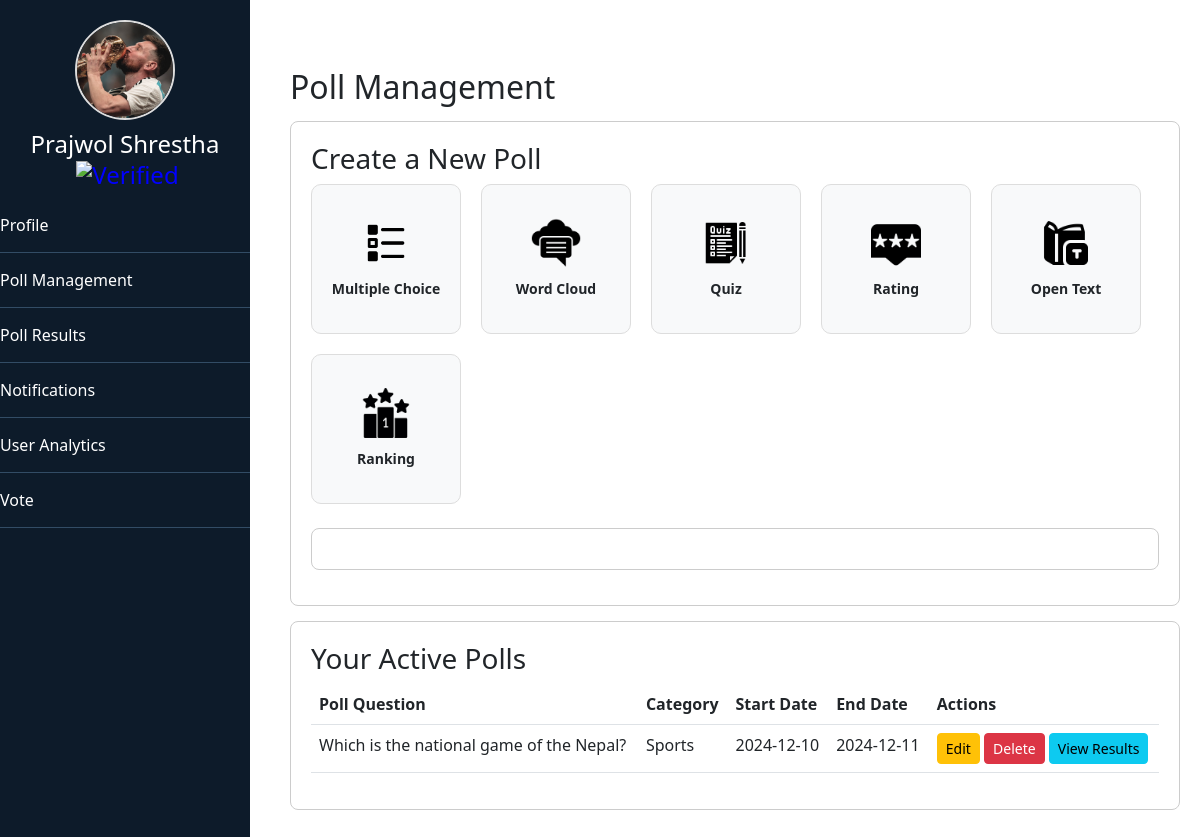
Screenshot of /poll_management.php (signed in) with the database file from the repository.
### tables this page shows
CREATE TABLE `prayojan` (
  `id` int(11) NOT NULL,
  `name` varchar(255) NOT NULL,
  `phone` int(11) NOT NULL,
  `email` varchar(255) NOT NULL,
  `password` varchar(50) NOT NULL,
  `country` varchar(255) NOT NULL,
  `address` varchar(255) NOT NULL,
  `verified` tinyint(1) DEFAULT 0,
  `profile_pic` varchar(255) DEFAULT 'uploads/default_profile.png',
  `last_active` datetime DEFAULT NULL
);

CREATE TABLE `polls` (
  `id` int(11) NOT NULL,
  `question` varchar(255) NOT NULL,
  `created_at` timestamp NOT NULL DEFAULT current_timestamp(),
  `category` varchar(255) DEFAULT NULL,
  `poll_type` varchar(50) DEFAULT NULL,
  `start_date` date DEFAULT NULL,
  `end_date` date DEFAULT NULL,
  `user_id` int(11) NOT NULL,
  `unique_link` varchar(255) DEFAULT NULL,
  `created_by` int(11) NOT NULL
);

### poll_management.php (the view, shortened to what this page needs)
<?php
include 'connection.php';
$email = $_SESSION['email'];
$sql = "SELECT * FROM prayojan WHERE email='$email'";
$result = $conn->query($sql);
$user = $result->fetch_assoc();
$user_id = $user['id'];
$verified = $user['verified'];
$pollsSql = "SELECT * FROM polls WHERE user_id='$user_id' AND end_date >= CURDATE()";
$pollsResult = $conn->query($pollsSql);
?>
<!DOCTYPE html>
<html lang="en">
<head>
    <link href="https://cdn.jsdelivr.net/npm/bootstrap@5.3.0/dist/css/bootstrap.min.css" rel="stylesheet">
</head>
<body>
    <?php include 'sidebar.php'; ?>
    <div class="content">
        <h2 class="mt-5">Poll Management</h2>
        <?php if ($verified == 1): ?>
            <div class="section">
                <h3>Create a New Poll</h3>
                <div class="poll-types">
                    <div class="poll-type" onclick="scrollToSection('mcq')">
                        <img src="icons/mcq.png" alt="Multiple Choice">
                        <span>Multiple Choice</span>
                    </div>
                    <div class="poll-type" onclick="scrollToSection('word_cloud')">
                        <img src="icons/wordcloud.png" alt="Word Cloud">
                        <span>Word Cloud</span>
                    </div>
                    <div class="poll-type" onclick="scrollToSection('quiz')">
                        <img src="icons/quiz.png" alt="Quiz">
                        <span>Quiz</span>
                    </div>
                    <div class="poll-type" onclick="scrollToSection('rating')">
                        <img src="icons/rating.png" alt="Rating">
                        <span>Rating</span>
                    </div>
                    <div class="poll-type" onclick="scrollToSection('open_text')">
                        <img src="icons/opentext.png" alt="Open Text">
                        <span>Open Text</span>
                    </div>
                    <div class="poll-type" onclick="scrollToSection('ranking')">
                        <img src="icons/rank.png" alt="Ranking">
                        <span>Ranking</span>
                    </div>
                </div>
                <div id="poll-template" class="section mt-4"></div>
            </div>
        <?php endif; ?>
       <div class="section">
            <h3>Your Active Polls</h3>
            <?php if ($pollsResult && $pollsResult->num_rows > 0): ?>
                <table class="table">
                    <thead>
                        <tr>
                            <th>Poll Question</th>
                            <th>Category</th>
                            <th>Start Date</th>
                            <th>End Date</th>
                            <th>Actions</th>
                        </tr>
                    </thead>
                    <tbody>
                        <?php while ($poll = $pollsResult->fetch_assoc()): ?>
                            <tr>
                                <td><?php echo htmlspecialchars($poll['question']); ?></td>
                                <td><?php echo htmlspecialchars($poll['category']); ?></td>
                                <td><?php echo htmlspecialchars($poll['start_date']); ?></td>
                                <td><?php echo htmlspecialchars($poll['end_date']); ?></td>
                                <td>
                                    <a href="edit_poll.php?id=<?php echo $poll['id']; ?>" class="btn btn-warning btn-sm">Edit</a>
                                    <a href="delete_poll.php?id=<?php echo $poll['id']; ?>" class="btn btn-danger btn-sm">Delete</a>
                                    <a href="view_poll_results.php?id=<?php echo $poll['id']; ?>" class="btn btn-info btn-sm">View Results</a>
                                </td>
                            </tr>
                        <?php endwhile; ?>
                    </tbody>
                </table>
            <?php else: ?>
                <p>You haven't created any active polls yet.</p>
            <?php endif; ?>
        </div>
    </div>
</body>
</html>

### sidebar.php (shortened to what this page needs)
<?php
$email = $_SESSION['email'] ?? '';
$sql = "SELECT * FROM prayojan WHERE email='$email'";
$result = $conn->query($sql);
$user = $result->fetch_assoc();
$profile_pic = $user['profile_pic'] ?? 'uploads/default_profile.png';
?>
<div class="sidebar">
    <div class="text-center">
        <img src="<?php echo htmlspecialchars($profile_pic); ?>" alt="Profile Picture" class="profile-pic">
        <h4>
            <?php echo htmlspecialchars($user['name'] ?? 'Guest'); ?>
            <?php if (!empty($user['verified'])): ?>
                <span class="verified"><img src="verified.png" alt="Verified" class="verifyimg"></span>
            <?php endif; ?>
        </h4>
    </div>
    <div class="menu">
        <a href="index.php" class="menu-item menu-item-active">Profile</a>
        <a href="poll_management.php" class="menu-item">Poll Management</a>
        <a href="poll_results.php" class="menu-item">Poll Results</a>
        <a href="usernotification.php" class="menu-item">Notifications</a>
        <a href="user_analytics.php" class="menu-item">User Analytics</a>
        <a href="vote.php" class="menu-item">Vote</a>
    </div>
</div>

### poll_management.php (style rules this page uses)
.content { margin-left: 270px; padding: 20px; }
.section { padding: 20px; border: 1px solid #ccc; border-radius: 8px; margin: 15px 0; background-color: white; }
.poll-types { display: flex; flex-wrap: wrap; gap: 20px; }
.poll-type { width: 150px; height: 150px; border-radius: 10px; display: flex; align-items: center; justify-content: center; flex-direction: column; cursor: pointer; background-color: #f8f9fa; border: 1px solid #ddd; }
.poll-type img { width: 50px; height: 50px; }
.poll-type span { margin-top: 10px; font-size: 14px; font-weight: bold; }

### sidebar.php (style rules this page uses)
.sidebar { width: 250px; background-color: #0d1b2a; color: white; padding: 20px 0; position: fixed; height: 100%; }
.text-center { text-align: center; }
.profile-pic { width: 100px; height: 100px; object-fit: cover; border-radius: 50%; border: 2px solid #ddd; }
.sidebar h4 { color: white; margin-top: 10px; }
.verified { color: blue; margin-left: 5px; height:21px; }
.verifyimg { height: 21px; }
.menu-item { color: white; text-decoration: none; display: block; padding: 15px 0; border-bottom: 1px solid #324c65; }

### rows the page displays
prayojan: profile_pic (picture), name "Prajwol Shrestha"
polls: question "Which is the national game of the Nepal?", category "Sports", start_date "2024-12-10", end_date "2024-12-11"
